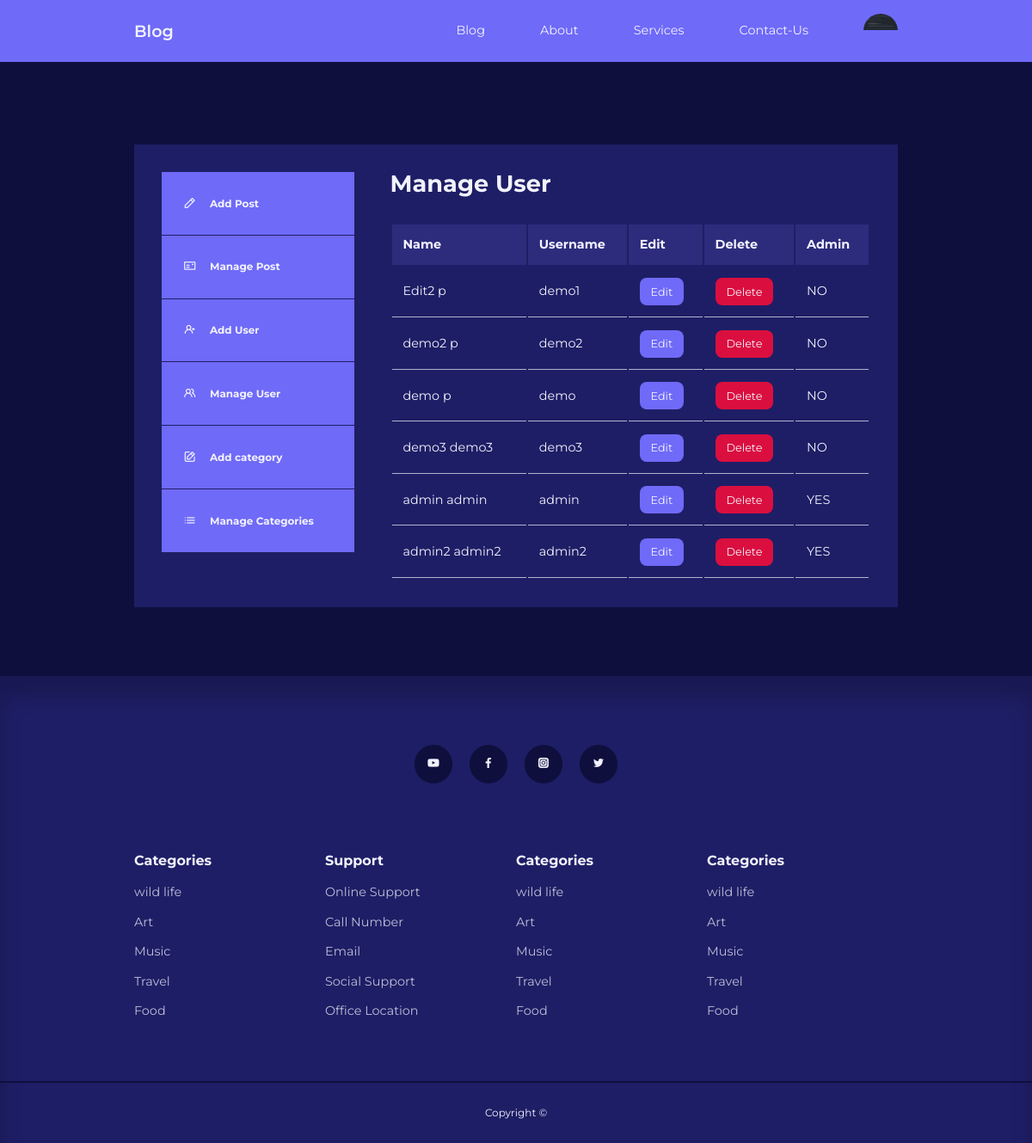
The page /admin/manage_user.php (signed in) on the database its author committed.
### tables this page shows
CREATE TABLE `users` (
  `id` int(11) UNSIGNED NOT NULL,
  `firstname` varchar(50) NOT NULL,
  `lastname` varchar(50) NOT NULL,
  `username` varchar(50) NOT NULL,
  `email` varchar(255) NOT NULL,
  `password` varchar(255) NOT NULL,
  `avatar` varchar(255) NOT NULL,
  `is_admin` tinyint(1) NOT NULL
);

### admin/partials/header.php (called while the page is built, shortened)
<?php
require '../partials/header.php';
?>

### admin/manage_user.php (the view, shortened to what this page needs)
<?php
include ('partials/header.php');
$current_admin_id = $_SESSION['user_id'];
$query = "SELECT * FROM users WHERE NOT id = '$current_admin_id'";
$users = mysqli_query($conn, $query);
?>
<!DOCTYPE html>
<html lang="en">
    <section class="dashboard">
        <div class="container dashboard_container">
            <aside>
                <ul>
                    <li><a href="add_post.php"><i class="uil uil-pen"></i>
                            <h5>Add Post</h5>
                        </a></li>
                    <li><a href="<?= ROOT_URL ?>admin/index.php"><i class="uil uil-postcard"></i>
                            <h5>Manage Post </h5>
                        </a></li>
                        <?php if (isset($_SESSION['user_is_admin'])) : ?>
                    <li><a href="<?= ROOT_URL ?>admin/add_user.php"><i class="uil uil-user-plus"></i>
                            <h5>Add User </h5>
                        </a></li>
                    <li><a href="<?= ROOT_URL ?>admin/manage_user.php"><i class="uil uil-users-alt"></i>
                            <h5>Manage User </h5>
                        </a></li>
                    <li><a href="<?= ROOT_URL ?>admin/add_category.php"><i class="uil uil-edit"></i>
                            <h5>Add category </h5>
                        </a></li>
                    <li><a href="<?= ROOT_URL ?>admin/manage_category.php" class="active"><i class="uil uil-list-ul"></i>
                            <h5>Manage Categories </h5>
                        </a></li>
                <?php endif ?>
                </ul>
            </aside>
            <main>
                <h2>Manage User</h2>
                <table>
                    <thead>
                        <tr>
                            <th>Name</th>
                            <th>Username</th>
                            <th>Edit</th>
                            <th>Delete</th>
                            <th>Admin</th>
                        </tr>
                    </thead>
                    <tbody>
                        <?php
                        while($user = mysqli_fetch_assoc($users)) {
                        ?>
                        <tr>
                            <td><?= "{$user['firstname']} {$user['lastname']}" ?></td>
                            <td><?= "{$user['username']}" ?></td>
                            <td><a href="<?= ROOT_URL ?>admin/edit_user.php?id=<?= $user['id']?>" class="btn sm ">Edit</a></td>
                            <td><a href="<?= ROOT_URL ?>admin/delete_user.php?id=<?= $user['id']?>" class="btn sm danger">Delete</a></td>
                            <td><?= $user['is_admin'] ? 'YES' : 'NO'   ?></td>
                        </tr>
                        <?php }  ?>
                    </tbody>
                </table>
            </main>
        </div>
    </section>
    <?php include ('../partials/footer.php') ?>
</body>
</html>

### partials/header.php (shortened to what this page needs)
<?php
require 'config/database.php';
if (isset($_SESSION['user_id'])) {
    $id = filter_var($_SESSION['user_id'], FILTER_SANITIZE_NUMBER_INT);
    $query = "SELECT * FROM users WHERE id = '$id'";
    $result = mysqli_query($conn, $query);
    $fetch = mysqli_fetch_assoc($result);
    $avatar = $fetch['avatar'];
}
?>
<!DOCTYPE html>
<html lang="en">
<head>
    <link rel="stylesheet" href="<?= ROOT_URL ?>css/style.css">
    <link rel="stylesheet" href="https://unicons.iconscout.com/release/v4.0.0/css/line.css">
</head>
<body>
    <nav>
        <div class="container nav_container">
            <a href="<?= ROOT_URL ?>" class="nav_logo">Blog</a>
            <ul class="nav_items">
                <li><a href="<?= ROOT_URL ?>blog.php">Blog</a></li>
                <li><a href="<?= ROOT_URL ?>about.php">About</a></li>
                <li><a href="<?= ROOT_URL ?>services.php">Services</a></li>
                <li><a href="<?= ROOT_URL ?>contact.php">Contact-Us</a></li>
                <?php if (isset($_SESSION['user_id'])) { ?>
                    <li class="nav_profile">
                        <div class="avatar"><img src="<?= ROOT_URL . 'images/' . $avatar ?>" alt=""></div>
                    </li>
                <?php } else { ?>
                    <li><a href="<?= ROOT_URL ?>signin.php">Sign-In</a></li>
                <?php } ?>
            </ul>
        </div>
    </nav>
</body>
</html>

### css/style.css (style rules this page uses)
:root { --color-primary: #6f6af8; --color-primary-light: hsl(242, 91%, 69%, 18%); --color-primary-variant: #5854c7; --color-red: #da0f3f; --color-red-light: hsl(346, 87%, 46%, 15%); --color-green: #00c476; --color-green-light: hsl(156, 100%, 38%, 15%); --color-gray-900: #1e1e66; --color-gray-700: #2d2b7c; --color-gray-300: rgba(242, 242, 254, 0.3); --color-gray-200: rgba(242, 242, 254, 0.7); --color-white: #f2f2fe; --color-bg: #0f0f3e; --transition: all 300ms ease; --container-width-lg: 74%; --container-width-md: 88%; --form-width: 40%; --color-border-radius-1: 0.3rem; --color-border-radius-2: 0.5rem; --color-border-radius-3: 0.8rem; --color-border-radius-4: 2rem; --color-border-radius-5: 5rem; }
* { margin: 0; padding: 0; box-sizing: border-box; outline: 0; border: 0; appearance: 0; list-style: none; text-decoration: none; }
body { font-family: 'Montserrat', sans-serif; line-height: 1.5; color: var(--color-gray-900); overflow-x: hidden; background-color: var(--color-bg); font-size: 0.9rem; }
.container { width: var(--container-width-lg); max-width: 1800px; margin: 0 auto; }
section { margin-top: 3rem; }
h1, h2, h3, h4, h5,p,small { color: var(--color-white); line-height: 1.3; }
h2 { font-size: 1.7rem; margin: 1rem 0; }
a { color: var(--color-white); transition: var(--transition); }
img { display: block; width: 100%; object-fit: cover; }
nav { background: var(--color-primary); width: 100vw; height: 4.5rem; top: 0; z-index: 10; box-shadow: 0 1rem 1rem rgbs(0, 0, 0, 0.2); }
.nav_container { height: 100%; display: flex; align-items: center; justify-content: space-between; }
.avatar { width: 2.5rem; height: 2.5rem; border-radius: 50%; overflow: hidden; border: 0.3 solid var(--color-bg); }
.nav_logo { font-weight: 600; font-size: 1.2rem; }
.nav_items { display: flex; flex-direction: row; align-items: center; gap: 4rem; }
.nav_profile { position: relative; cursor: pointer; }
.btn { display: inline-block; width: fit-content; padding: 0.6rem 1.2rem; background-color: var(--color-primary); border-radius: var(--color-border-radius-2); cursor: pointer; transition: var(--transition); color: var(--color-white); }
.btn.sm { padding: 0.4rem 0.8rem; font-size: 0.8rem; }
.btn.danger { background: var(--color-red); }
.dashboard { margin-top: 6rem; }
.dashboard_container { display: grid; grid-template-columns: 14rem auto; gap: 1rem; background: var(--color-gray-900); padding: 2rem; margin-bottom: 5rem; }
.dashboard aside a { background-color: var(--color-primary); display: flex; gap: 1rem; align-items: center; padding: 1.6rem; }
.dashboard aside ul li:not(:last-child) a { border-bottom: 1px solid var(--color-gray-900); }
.dashboard main { margin-left: 1.6rem; }
.dashboard main h2 { margin: 0 0 2rem 0; line-height: 1; }
.dashboard main table { width: 100%; text-align: left; }
.dashboard main table th { background: var(--color-gray-700); padding: 0.8rem; color: var(--color-white); }
.dashboard main table td { padding: 0.8rem; border-bottom: 1px solid var(--color-gray-200); color: var(--color-white); }

### rows shown on the page
users: avatar (picture)
users: firstname "Edit2", lastname "p", username "demo1", is_admin "NO"
users: firstname "demo2", lastname "p", username "demo2", is_admin "NO"
users: firstname "demo", lastname "p", username "demo", is_admin "NO"
users: firstname "demo3", lastname "demo3", username "demo3", is_admin "NO"
users: firstname "admin", lastname "admin", username "admin", is_admin "YES"
users: firstname "admin2", lastname "admin2", username "admin2", is_admin "YES"
